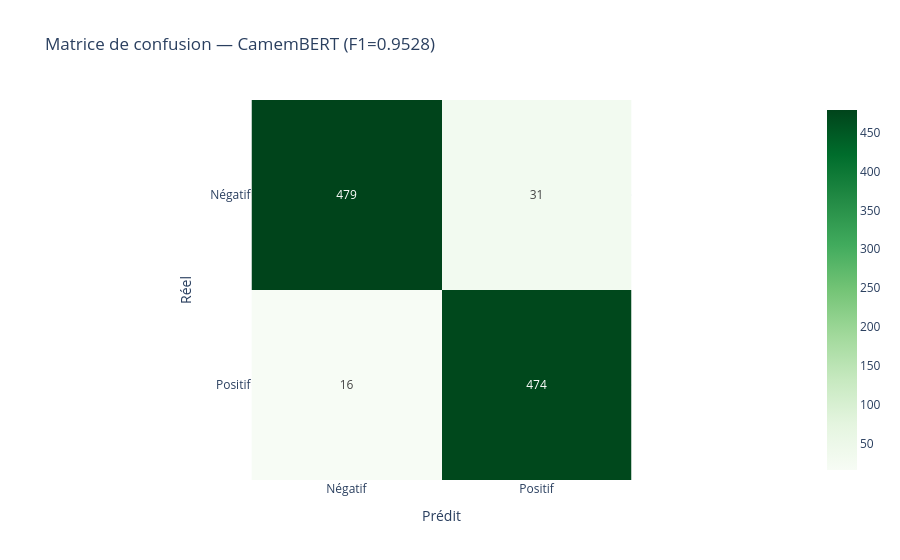

This figure's notebook cell:
### Markdown cell above
## 3. Évaluation

### Code cell
# Prédictions sur le test set
preds_output = trainer.predict(test_dataset)
y_pred_camembert = preds_output.predictions.argmax(-1)
y_test_arr = np.array(test['label'].astype(int).tolist())

f1_camembert = f1_score(y_test_arr, y_pred_camembert)
print(f'CamemBERT F1 : {f1_camembert:.4f}')
print(f'\n{classification_report(y_test_arr, y_pred_camembert, target_names=["Négatif", "Positif"])}')

cm = confusion_matrix(y_test_arr, y_pred_camembert)
fig = px.imshow(cm, text_auto=True, title=f'Matrice de confusion — CamemBERT (F1={f1_camembert:.4f})',
    labels=dict(x='Prédit', y='Réel'),
    x=['Négatif', 'Positif'], y=['Négatif', 'Positif'],
    color_continuous_scale='Greens', template='plotly_white')
fig.show()
fig.write_image(ASSETS / '04_confusion_camembert.png', scale=2)

### Figure 1 — Plotly figure (JSON) as saved in the notebook; plotly's stock layout.template omitted (floating-point values rounded to 4 significant figures)
{"data": [{"coloraxis": "coloraxis", "hovertemplate": "Prédit: %{x}<br>Réel: %{y}<br>color: %{z}<extra></extra>", "name": "0", "texttemplate": "%{z}", "type": "heatmap", "x": ["Négatif", "Positif"], "xaxis": "x", "y": ["Négatif", "Positif"], "yaxis": "y", "z": [[479, 31], [16, 474]]}], "layout": {"coloraxis": {"colorscale": [[0, "rgb(247,252,245)"], [0.125, "rgb(229,245,224)"], [0.25, "rgb(199,233,192)"], [0.375, "rgb(161,217,155)"], [0.5, "rgb(116,196,118)"], [0.625, "rgb(65,171,93)"], [0.75, "rgb(35,139,69)"], [0.875, "rgb(0,109,44)"], [1, "rgb(0,68,27)"]]}, "title": {"text": "Matrice de confusion — CamemBERT (F1=0.9528)"}, "xaxis": {"anchor": "y", "constrain": "domain", "domain": [0, 1], "scaleanchor": "y", "title": {"text": "Prédit"}}, "yaxis": {"anchor": "x", "autorange": "reversed", "constrain": "domain", "domain": [0, 1], "title": {"text": "Réel"}}}}
